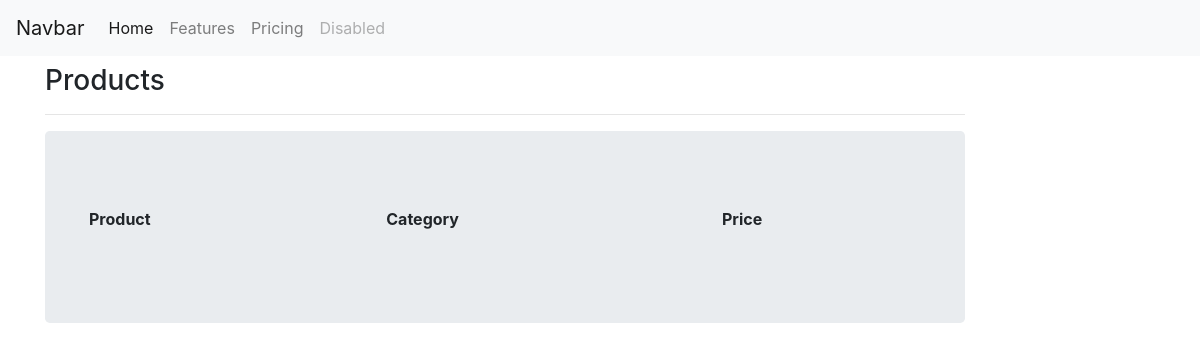
Before: /products/ with the older database file.
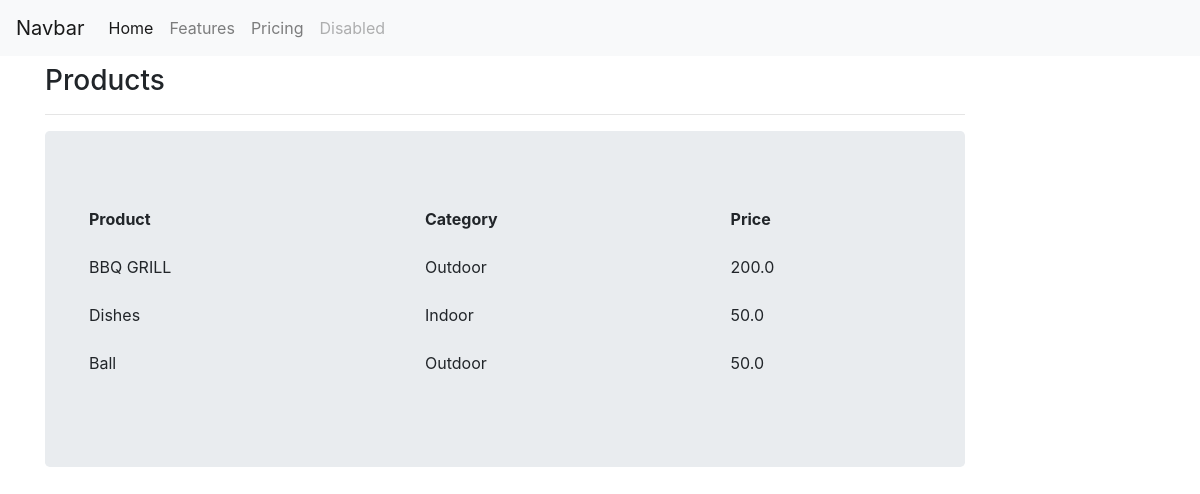
After: the same page with the newer database file.
### crmapp/models.py (models this page shows, shortened)
class Product(models.Model):
  Category=(
    ('Indoor','Indoor'),
    ('Outdoor','Outdoor'),
  )
  name = models.CharField(max_length=200)
  price = models.FloatField(null=True)
  category = models.CharField(max_length=200, null=True,choices=Category)
  description = models.CharField(max_length=200,null=True,blank=True)
  date_created = models.DateTimeField(auto_now_add=True,null=True)
  tags = models.ManyToManyField(Tag)

### crmapp/views.py (the view)
# urls.py: path('products/',views.products,name='products'),
def products(request):
  products = Product.objects.all()
  context = {'products':products}
  return render(request,'accounts/products.html',context)

### crmapp/templates/accounts/products.html (shortened to what this page needs)
{%  extends '../accounts/base.html' %}
{% block content %}
<div class="row mt-2">
  <div class="col-md-10">
  <h3>Products</h3>
  <hr>
  <div class="jumbotron ">
    <table class="table table-borderless">
      <thead>
        <tr>
          <th scope="col">Product</th>
          <th scope="col">Category</th>
          <th scope="col">Price</th>
        </tr>
      </thead>
      <tbody>
         {% for product in products %}
         <tr>
          <td>{{ product.name }}</td>
          <td>{{ product.category }}</td>
          <td>{{ product.price }}</td>
        </tr>
          {% endfor %}
      </tbody>
    </table>
  </div>
</div>
</div>
{% endblock %}

Changed rows visible on the page:
added Product: name "BBQ GRILL", category "Outdoor", price "200.0"
added Product: name "Dishes", category "Indoor", price "50.0"
added Product: name "Ball", category "Outdoor", price "50.0"
